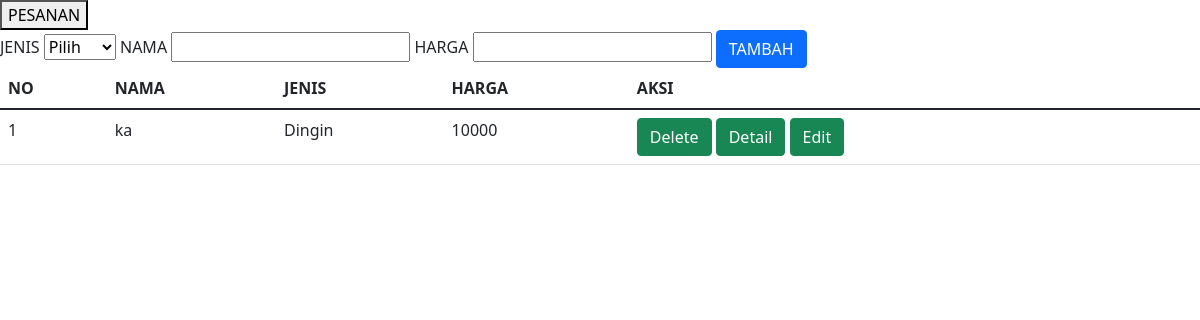
Page /minum/ on the earlier database version.
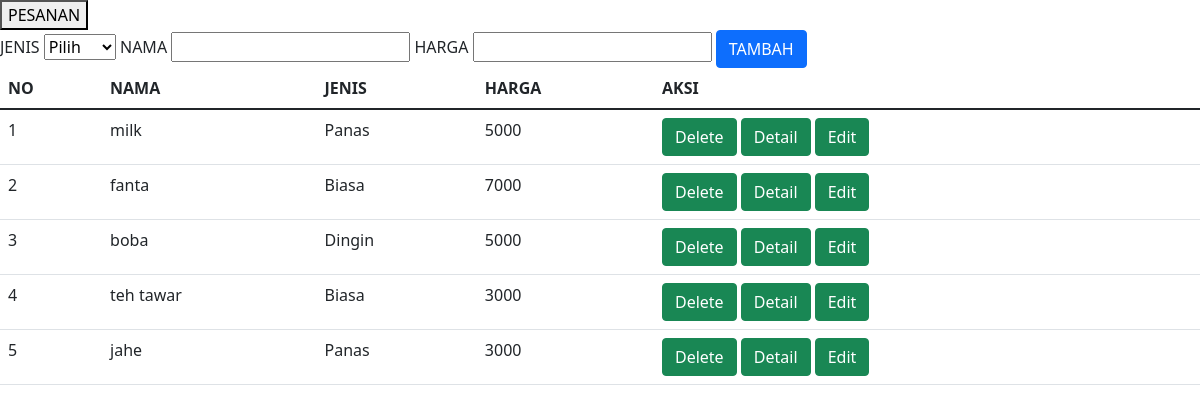
Same page on the later database version.
### task/models.py (models this page shows)
class minuman(models.Model) :
    jenis = models.CharField(max_length=100)
    nama = CharField(max_length=100)
    harga = models.IntegerField()

### task/views.py (the view)
# urls.py: path('minum/', views.minuman),
def minuman(request):
    if request.POST:
        jenis = request.POST['jenis']
        nama = request.POST['nama']
        harga = request.POST['harga']
        models.minuman.objects.create(jenis=jenis, nama=nama, harga=harga)
        return redirect('/minum')
    minum = models.minuman.objects.all()
    return render (request, "indexminuman.html", {
        'minum' :minum
        })

### task/templates/indexminuman.html (shortened to what this page needs)
<!DOCTYPE html>
<html lang="en">
<head>
    <link href="https://cdn.jsdelivr.net/npm/bootstrap@5.1.3/dist/css/bootstrap.min.css" rel="stylesheet">
</head>
<body>
    <a href="/pesanan"><button>PESANAN</button></a>
    <div>
        <form action="" method="post">
        <label>JENIS</label>
        <select class="from select" name="jenis">
            <option selected>Pilih</option>
        </select>
        <label>NAMA</label>
        <input type="text" name="nama" class="from-control">
        <label>HARGA</label>
        <input type="text" name="harga" class="from-control">
        <button type="submit" class="btn btn-primary">TAMBAH</button>
    </form>
        <table class="table">
            <thead>
                <th>NO</th>
                <th>NAMA</th>
                <th>JENIS</th>
                <th>HARGA</th>
                <th>AKSI</th>
            </thead>
            <tbody>
                {% for d in minum %}
                <tr>
                    <td>{{forloop.counter}}</td>
                    <td>{{d.nama}}</td>
                    <td>{{d.jenis}}</td>
                    <td>{{d.harga}}</td>
                <td>
                    <a type="submit" class="btn btn-success" href="/{{d.id}}/deleteminuman">Delete</a>
                    <a type="submit" class="btn btn-success" href="/{{d.id}}/detailminuman">Detail</a>
                    <a type="submit" class="btn btn-success" href="/{{d.id}}/updateminuman">Edit</a>
                </td>
                </tr>
                {% endfor %}
            </tbody>
        </table>
        </div>
</body>
</html>

Differences in the rows shown:
removed minuman: nama "ka", jenis "Dingin", harga "10000"
added minuman: nama "milk", jenis "Panas", harga "5000"
added minuman: nama "fanta", jenis "Biasa", harga "7000"
added minuman: nama "boba", jenis "Dingin", harga "5000"
added minuman: nama "teh tawar", jenis "Biasa", harga "3000"
added minuman: nama "jahe", jenis "Panas", harga "3000"
